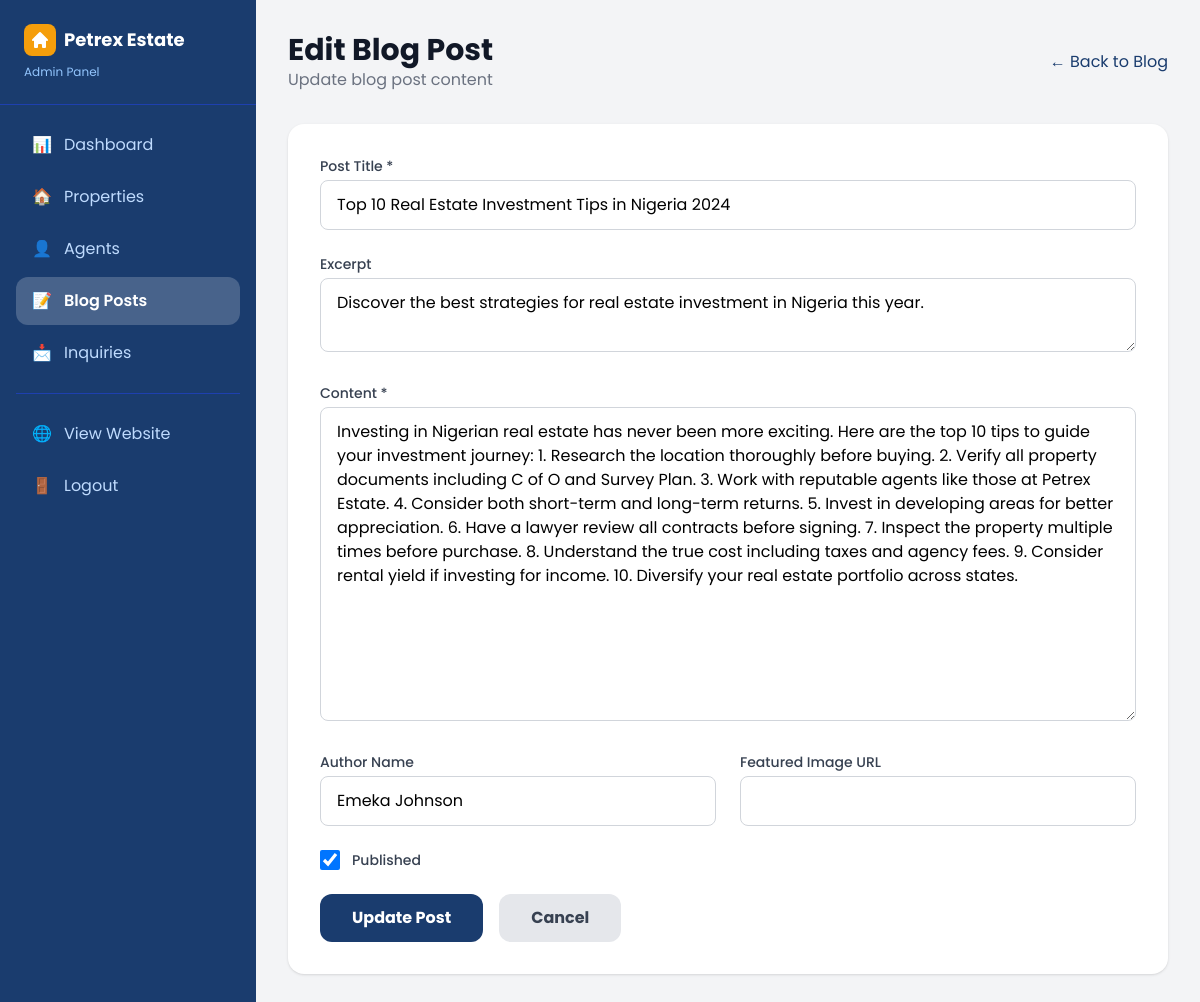
The app's page /admin/blog/edit.php?id=1 (signed in) with its own data.
### tables this page shows
CREATE TABLE blog_posts (
  id INT AUTO_INCREMENT PRIMARY KEY,
  title VARCHAR(255) NOT NULL,
  content LONGTEXT NOT NULL,
  excerpt TEXT,
  image_url VARCHAR(500),
  author_name VARCHAR(255),
  published TINYINT(1) DEFAULT 0,
  created_at TIMESTAMP DEFAULT CURRENT_TIMESTAMP
);

### admin/blog/edit.php (the view, shortened to what this page needs)
<?php
$id = (int)($_GET['id'] ?? 0);
$db    = getDB();
$postStmt = $db->prepare("SELECT * FROM blog_posts WHERE id = ?");
$postStmt->bind_param('i', $id);
$postStmt->execute();
$post = $postStmt->get_result()->fetch_assoc();
?>
<!DOCTYPE html>
<html lang="en">
<head>
    <script src="https://cdn.tailwindcss.com"></script>
</head>
<body class="bg-gray-100">
<div class="flex">
    <?php include '../includes/sidebar.php'; ?>
    <main class="flex-1 p-8">
        <div class="flex justify-between items-center mb-8">
            <div>
                <h1 class="text-3xl font-bold text-gray-900">Edit Blog Post</h1>
                <p class="text-gray-500">Update blog post content</p>
            </div>
            <a href="/admin/blog/index.php" class="text-primary hover:underline">← Back to Blog</a>
        </div>
        <div class="bg-white rounded-2xl shadow p-8">
            <form method="POST" action="?id=<?php echo (int)$id; ?>" class="space-y-6">
                <div>
                    <label class="block text-sm font-medium text-gray-700 mb-1">Post Title *</label>
                    <input type="text" name="title" required value="<?php echo htmlspecialchars($post['title']); ?>"
                        class="w-full border border-gray-300 rounded-lg px-4 py-3 focus:outline-none focus:ring-2 focus:ring-primary">
                </div>
                <div>
                    <label class="block text-sm font-medium text-gray-700 mb-1">Excerpt</label>
                    <textarea name="excerpt" rows="2"
                        class="w-full border border-gray-300 rounded-lg px-4 py-3 focus:outline-none focus:ring-2 focus:ring-primary"><?php echo htmlspecialchars($post['excerpt'] ?? ''); ?></textarea>
                </div>
                <div>
                    <label class="block text-sm font-medium text-gray-700 mb-1">Content *</label>
                    <textarea name="content" rows="12" required
                        class="w-full border border-gray-300 rounded-lg px-4 py-3 focus:outline-none focus:ring-2 focus:ring-primary"><?php echo htmlspecialchars($post['content']); ?></textarea>
                </div>
                <div class="grid grid-cols-1 md:grid-cols-2 gap-6">
                    <div>
                        <label class="block text-sm font-medium text-gray-700 mb-1">Author Name</label>
                        <input type="text" name="author_name" value="<?php echo htmlspecialchars($post['author_name'] ?? ''); ?>"
                            class="w-full border border-gray-300 rounded-lg px-4 py-3 focus:outline-none focus:ring-2 focus:ring-primary">
                    </div>
                    <div>
                        <label class="block text-sm font-medium text-gray-700 mb-1">Featured Image URL</label>
                        <input type="url" name="image_url" value="<?php echo htmlspecialchars($post['image_url'] ?? ''); ?>"
                            class="w-full border border-gray-300 rounded-lg px-4 py-3 focus:outline-none focus:ring-2 focus:ring-primary">
                    </div>
                </div>
                <div>
                    <label class="flex items-center gap-3 cursor-pointer">
                        <input type="checkbox" name="published" <?php echo $post['published'] ? 'checked' : ''; ?> class="w-5 h-5 rounded">
                        <span class="text-sm font-medium text-gray-700">Published</span>
                    </label>
                </div>
                <div class="flex gap-4">
                    <button type="submit" class="bg-primary text-white px-8 py-3 rounded-xl font-bold hover:bg-blue-900 transition-colors">
                        Update Post
                    </button>
                    <a href="/admin/blog/index.php" class="bg-gray-200 text-gray-700 px-8 py-3 rounded-xl font-bold hover:bg-gray-300 transition-colors">
                        Cancel
                    </a>
                </div>
            </form>
        </div>
    </main>
</div>
</body>
</html>

### admin/blog/edit.php (style rules this page uses)
body { font-family: 'Poppins', sans-serif; }

### records on screen
blog_posts: title "Top 10 Real Estate Investment Tips in Nigeria 2024", excerpt "Discover the best strategies for real estate investment in Nigeria this year.", content "Investing in Nigerian real estate has never been more exciting. Here are the top 10 tips to guide your investment journey: 1. Research the location thoroughly before buying. 2. Verify all property documents including C of O and Survey Plan. 3. Work with reputable agents like those at Petrex Estate. 4. Consider both short-term and long-term returns. 5. Invest in developing areas for better appreciation. 6. Have a lawyer review all contracts before signing. 7. Inspect the property multiple times before purchase. 8. Understand the true cost including taxes and agency fees. 9. Consider rental yield if investing for income. 10. Diversify your real estate portfolio across states.", author_name "Emeka Johnson", published "☑"

### other values on screen
$icon "📊 🏠 👤 📝 📩"
$label "Dashboard Properties Agents Blog Posts Inquiries"
